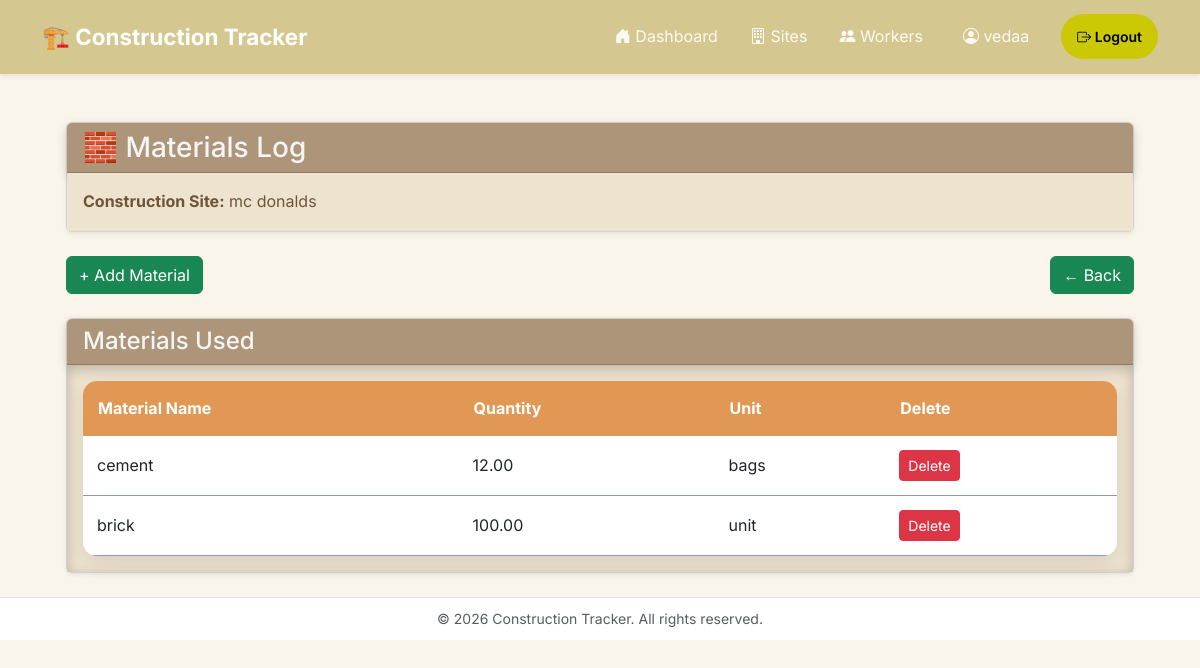
The page /logs/2/materials_log (signed in) on the database as committed earlier.
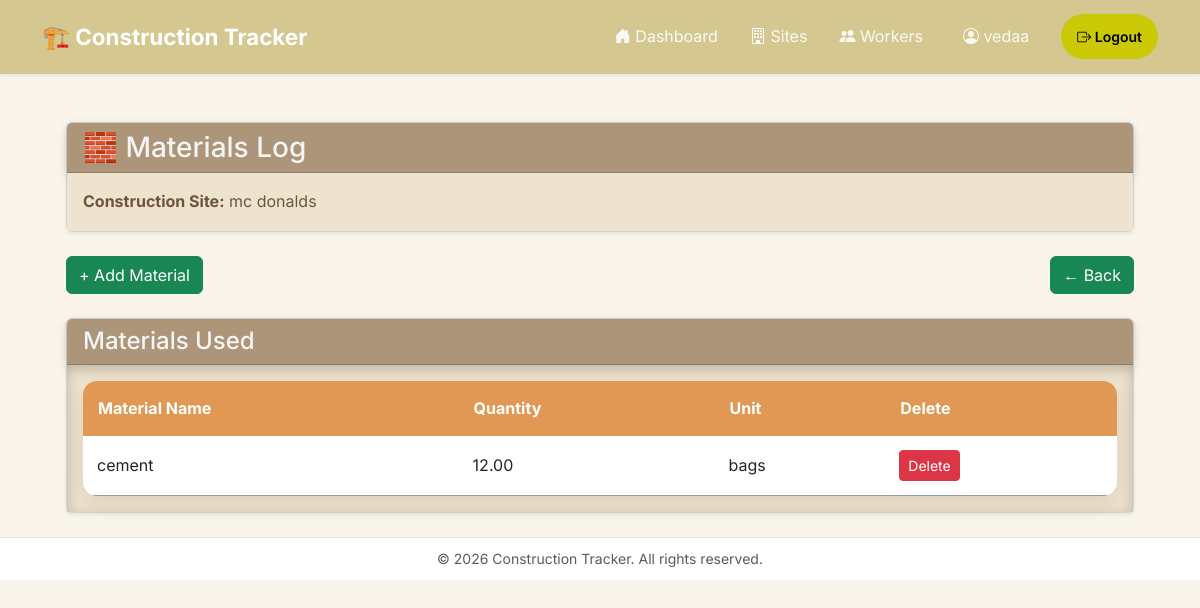
The same page on the database as committed later.
### logs/models.py (models this page shows, shortened)
class MaterialEntry(models.Model):
    daily_log=models.ForeignKey(DailyLog, on_delete=models.CASCADE)
    material_name=models.CharField(max_length=200)
    quantity=models.DecimalField(max_digits=10, decimal_places=2,validators=[MinValueValidator(0)])
    UNIT_CHOICES=[
        ('bags','Bags'),
        ('kg', 'Kilogram'),
        ('lt', 'Litres'),
        ('unit', 'Units'),
    ]
    unit=models.CharField(max_length=20, choices=UNIT_CHOICES)
    class Meta:
        verbose_name_plural="Material Entries"

### logs/views.py (the view)
# urls.py: path("logs/<int:pk>/materials_log", views.materials_log, name='materials_log'),
@manager_required
def materials_log(request, pk):
    log = get_object_or_404(DailyLog, pk=pk,site_worked_on__created_by=request.user)
    material_list= MaterialEntry.objects.filter(daily_log=log)
    return render(request,  "materials_log.html", {'material_list':material_list, 'log':log})

### logs/context_processors.py (called while the page is built)
def user_role(request):
    role = None
    if request.user.is_authenticated and not request.user.is_superuser:
        profile = UserProfile.objects.filter(user=request.user).first()
        if profile:
            role = profile.role
    return {
        "user_role": role
    }

### logs/models.py (called while the page is built)
    def __str__(self):
        return self.name

### logs/views.py (called while the page is built)
def manager_required(view_func):
    @wraps(view_func)
    @login_required
    def wrapped(request, *args, **kwargs):
        if request.user.is_superuser:
            return view_func(request, *args, **kwargs)
        profile = UserProfile.objects.filter(user=request.user).first()
        if profile is None or profile.role != "manager":
            raise PermissionDenied
        return view_func(request, *args, **kwargs)
    return wrapped

### logs/templates/materials_log.html (shortened to what this page needs)
{% extends 'base.html' %}
{% block content %}
<div class="container-fluid px-4 mt-4">
    <div class="card shadow-sm mb-4">
        <div class="card-header site-header">
            <h3 class="mb-0">🧱 Materials Log</h3>
        </div>
        <div class="card-body log-detail-body">
            <p class="mb-0">
                <strong>Construction Site:</strong>
                {{ log.site_worked_on }}
            </p>
        </div>
    </div>
    <div class="d-flex justify-content-between align-items-center mb-4">
        <a href="{% url 'add_mat_log' log.pk %}"
           class="btn btn-success">
            + Add Material
        </a>
        <a href="{% url 'site_detail' log.site_worked_on.pk %}"
           class="btn btn-success">
            ← Back
        </a>
    </div>
    <div class="card shadow-sm">
        <div class="card-header site-header">
            <h4 class="mb-0">Materials Used</h4>
        </div>
        <div class="card-body table-container material-log-body">
            <div class="logs-table-wrapper">
                <table class="logs-table">
                    <thead>
                        <tr>
                            <th>Material Name</th>
                            <th>Quantity</th>
                            <th>Unit</th>
                            <th>Delete</th>
                        </tr>
                    </thead>
                    <tbody>
                        {% for material in material_list %}
                        <tr>
                            <td>{{ material.material_name }}</td>
                            <td>{{ material.quantity }}</td>
                            <td>{{ material.unit }}</td>
                            <td>
                                <form method="POST" action="{% url 'delete_material' material.pk %}">
                                    <button type="submit" class="btn btn-danger btn-sm">
                                        Delete
                                    </button>
                                </form>
                            </td>
                        </tr>
                        {% empty %}
                        <tr>
                            <td colspan="4" class="text-center text-muted">
                                No materials have been added yet.
                            </td>
                        </tr>
                        {% endfor %}
                    </tbody>
                </table>
            </div>
        </div>
    </div>
</div>
{% endblock %}

Rows that differ between the two databases and show on the page:
removed MaterialEntry: material_name "brick", quantity "100.00", unit "unit"
